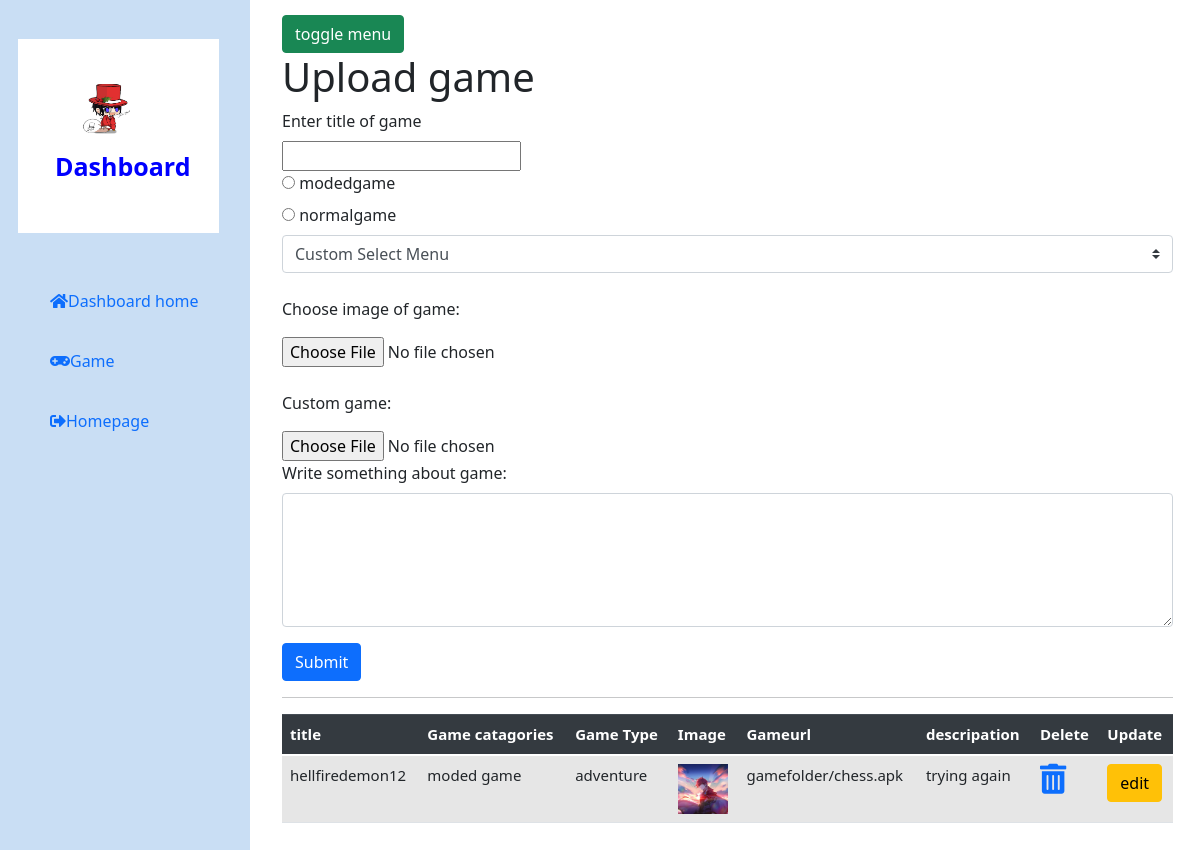
The page /userdashboardgamee.php (signed in) on the database its author committed.
### tables this page shows
CREATE TABLE IF NOT EXISTS `game` (
  `id` int(11) NOT NULL AUTO_INCREMENT,
  `useridd` int(11) DEFAULT NULL,
  `title` varchar(255) NOT NULL,
  `catagories` tinyint(1) NOT NULL DEFAULT '1',
  `type` varchar(255) NOT NULL,
  `image` varchar(255) NOT NULL,
  `url` varchar(255) NOT NULL,
  `descripation` text,
  PRIMARY KEY (`id`),
  UNIQUE KEY `title` (`title`),
  KEY `gameidd_fk` (`useridd`)
);

### userdashboardgamee.php (the view, shortened to what this page needs)
<!DOCTYPE html>
<html>
<head>
 <link rel="stylesheet" href="https://maxcdn.bootstrapcdn.com/bootstrap/4.5.2/css/bootstrap.min.css">
<link rel="stylesheet" type="text/css" href="icon/all.min.css">
<link rel="stylesheet" type="text/css" href="css/userdashboardgame.css">
  <link rel="stylesheet" type="text/css" href="bootstrap/css/bootstrap.min.css">
  <link rel="stylesheet" type="text/css" href="jquery/jquery.js">
  <link rel="stylesheet" type="text/css" href="jquery/mixitup.min.js">
  <link rel="stylesheet" type="text/css" href="bootstrap/js/bootstrap.bundle.min.js">
  <link rel="stylesheet" type="text/css" href="bootstrap/js/bootstrap.min.js">
</head>
 <div id="wrapper">
   <div id="sidebar-wrapper">
     <ul class="sidebar-nav">
       <li><a href="#" class="logo"><img src="img/c.png" width="50px" height="50px">Dashboard</a></li>
       <li><a href="userdashboard.php"><i class="fas fa-home"></i>Dashboard home</a></li>
       <li><a href="userdashboardgamee.php"><i class="fas fa-gamepad"></i>Game</a></li>
       <li><a href="home.php"><i class="fas fa-sign-out-alt"></i>Homepage</a></li>
      </ul>
    </div>
    <div id="page-content-wrapper">
      <div class="container-fluid">
        <div class="row">
          <div class="col-lg-12">
            <a href="#" class="btn btn-success" id="menu-toggle">toggle menu</a>
          <form method="post" enctype="multipart/form-data">
            <h1>Upload game</h1>
               <label> Enter title of game</label><br>
            <input type="text" name="title">
                      ?><br>
                <input type="radio" id="normal" name="cate" value="1">
                 <label for="normal">modedgame</label><br>
                 <input type="radio" id="moded" name="cate" value="0">
                 <label for="moded">normalgame</label><br>
               <select name="gametype" class="custom-select">
              <option selected value="">Custom Select Menu</option>
             </select>
                ?><br><br>
               <p>Choose image of game:</p>
           <input type="file" id="myFile" name="image">
            ?><br><br>
              <p>Custom game:</p>
              <input type="file"  name="gameurl">
               ?><br>
             <label for="something">Write something about game:</label>
              <textarea class="form-control" rows="5" id="something" name="descripation"></textarea>
               <div class="mt-3">
                 <button type="submit" class="btn btn-primary" value="save" name="btnsave">Submit</button>
               </div>
           </form>
             <hr>
                      <?php
require_once 'database.php';
$sql = "SELECT * FROM game order by id asc ";
$result = $connection->query($sql);
$data = [];
if ($result->num_rows > 0) {
  while ($row = $result->fetch_assoc()) {
    array_push($data, $row);
  }
}
 ?>
  <table  style="font-size: 0.9375rem;" class="table table-striped">
  <thead class="thead-dark">
  <tr>
    <th>title</th>
    <th>Game catagories</th>
    <th>Game Type</th>
    <th>Image</th>
     <th>Gameurl</th>
     <th>descripation</th>
     <th>Delete</th>
     <th>Update</th>
  </tr>
</thead>
<?php foreach($data as $key => $value){ ?>
   <?php if($value['useridd']== $_SESSION['id']){ ?>
  <tr>
    <td><?php
  if($value['useridd']== $_SESSION['id']){
    echo $value['title'];
      } ?>
      </td>
    <td><?php
   if($value['useridd']== $_SESSION['id']){
    if($value['catagories']==1){
    echo"moded game" ;}
    else{
      echo"normal game";
    }}
      ?></td>
    <td><?php
     if($value['useridd']== $_SESSION['id']){
     echo $value['type'];}
      ?>
     </td>
    <td><?php
     if($value['useridd']== $_SESSION['id']){ ?>
     <img src="<?php echo $value['image'] ?>" height="50" width="50" style="object-fit: cover;">
    <?php  } ?>
     </td>
    <td><?php
     if($value['useridd']== $_SESSION['id']){
     echo $value['url'];
       } ?>
     </td>
    <td><?php
     if($value['useridd']== $_SESSION['id']){
    echo $value['descripation'];
       } ?>
    </td>
    <td><?php
      if($value['useridd']== $_SESSION['id']){ ?>
      <a href="deletegameuser.php?id=<?php echo $value['id'] ?>" onclick="return confirm('Are you sure to delete?')"><i class="fas fa-trash-alt fa-2x"></i></a>
    <?php } ?>
    </td>
     <td>
      <?php
      if($value['useridd']== $_SESSION['id']){ ?>
      <a href="editgameuser.php?id=<?php echo $value['id'] ?>"><button type="button" class="btn btn-warning">edit</button></a>
       <?php } ?>
    </td>
  </tr>
 <?php }} ?>
 </table>
         </div>
       </div>
      </div>
    </div>
  </body>
</html>

### css/userdashboardgame.css (style rules this page uses)
#sidebar-wrapper { z-index: 1; position: absolute; width: 15.625rem; height: 58.125rem; overflow-y: hidden; background: #0062cc36; }
#page-content-wrapper { width: 100%; position: absolute; padding: 0.9375rem; padding-left: 16.875rem; }
.sidebar-nav { padding:0px; list-style: none; }
.sidebar-nav li { text-indent: 1.5625rem; line-height: 3.75rem; }
.sidebar-nav li a { display: block; text-decoration: none; }
.logo { color:blue; font-size: 1.5625rem; border: 0.125rem solid white; padding: 2.1875rem; background-color: white; margin: 2.4375rem 1.9375rem 2.375rem 1.125rem; font-weight: 900; }

### rows shown on the page
game: title "hellfiredemon12", catagories "moded game", type "adventure", image (picture), url "gamefolder/chess.apk", descripation "trying again"
